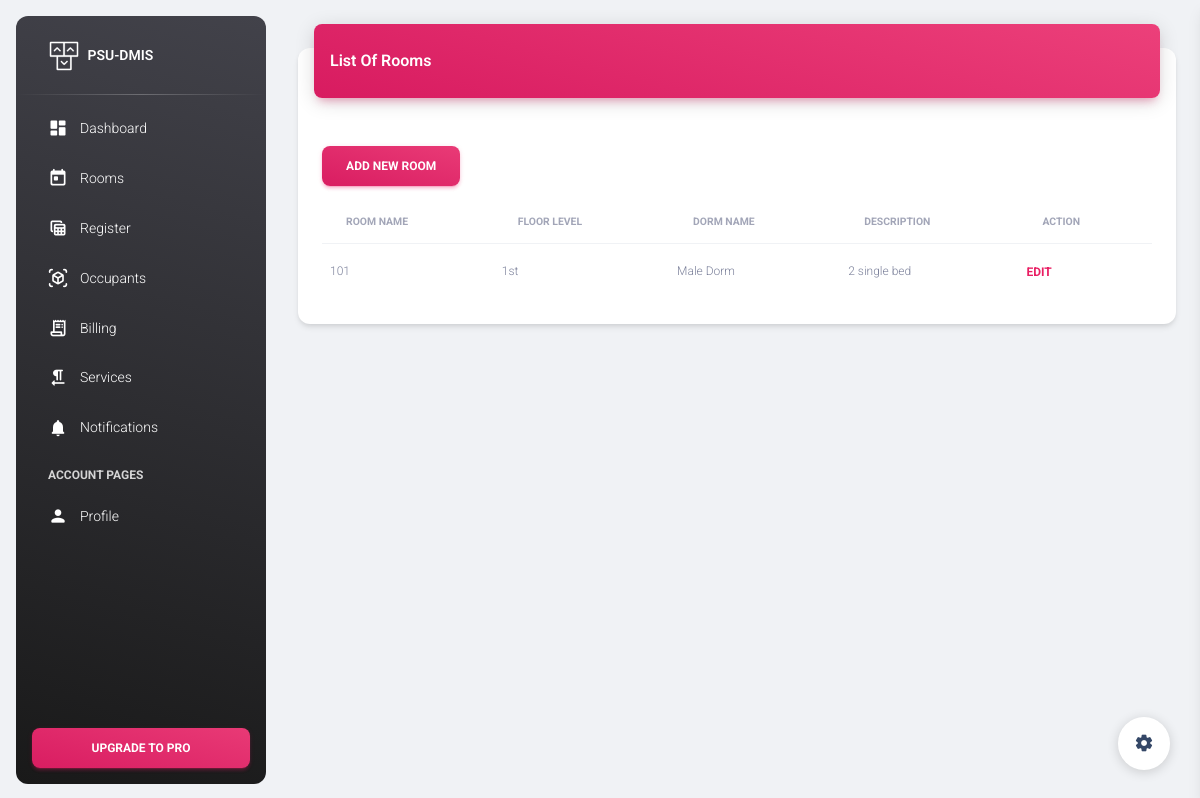
The page /room_list on the database as committed earlier.
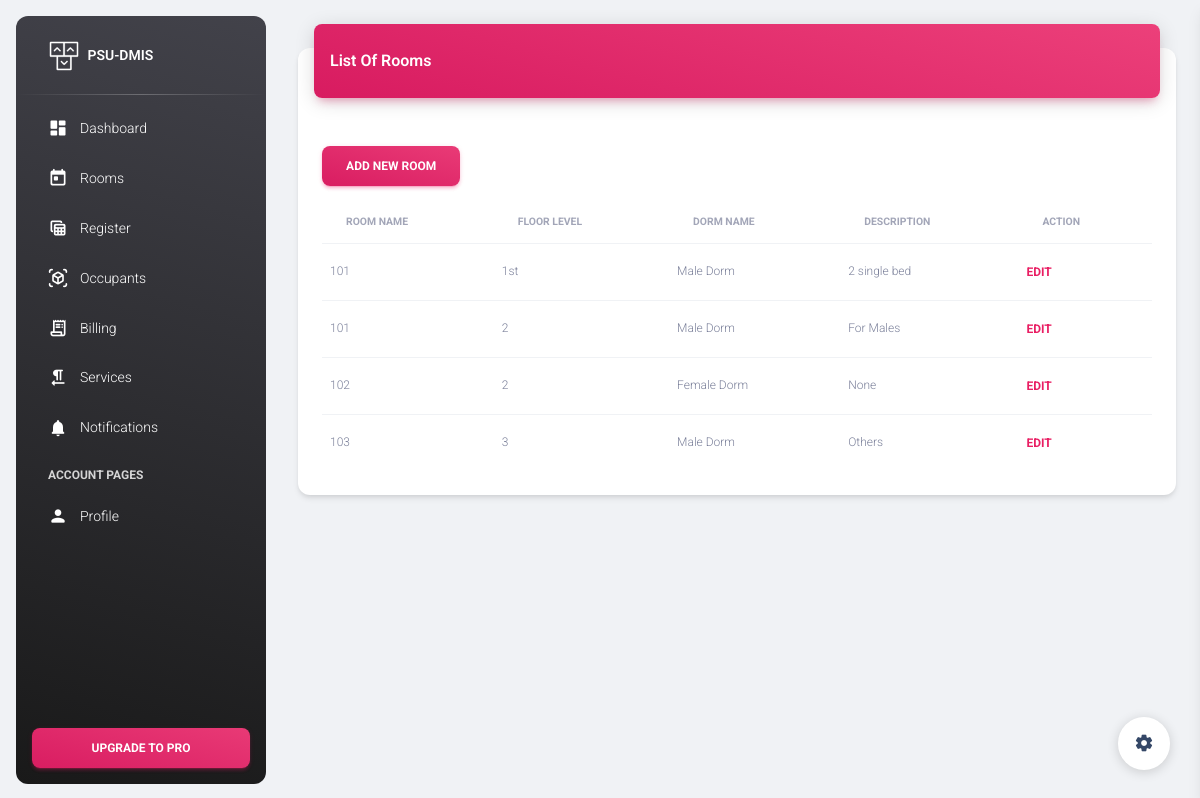
The same page on the database as committed later.
### dormitory/models.py (models this page shows, shortened)
class BaseModel(models.Model):
    created_at = models.DateTimeField(
        auto_now_add=True, db_index=True)
    updated_at = models.DateTimeField(auto_now=True)
    class Meta:
        abstract = True

class Room(BaseModel):
    DORMNAME_CHOICES = (('Male Dorm','Male Dorm'), ('Female Dorm','Female Dorm'))
    room_name = models.CharField(max_length=25)
    floorlvl = models.CharField(max_length=25, verbose_name="Floor Level")
    dorm_name = models.CharField(max_length=25, choices=DORMNAME_CHOICES)
    description = models.TextField(blank=True, null=True)
    class Meta:
        verbose_name_plural = "Rooms"

### landingpage/views.py (the view)
# urls.py: path('room_list', RoomList.as_view(), name='RoomList'),
class RoomList(ListView):
    model = Room
    context_object_name = 'room'
    template_name = 'room_list.html'
    paginated_by = 10
    def get_context_data(self, **kwargs):
        context = super().get_context_data(**kwargs)
        return context
    def get_queryset(self, *args, **kwargs):
        qs = super(RoomList, self).get_queryset(*args, **kwargs)
        qs = qs.order_by("room_name")
        if self.request.GET.get("q") != None:
            query = self.request.GET.get('q')
            qs = qs.order_by("room_name").filter(Q(room_name__icontains=query))
        return qs

### landingpage/templates/room_list.html (shortened to what this page needs)
{% extends "base.html" %}
{% load static %}
{% block content %}
<main class="main-content position-relative max-height-vh-100 h-100 border-radius-lg ">
    <div class="container-fluid py-4">
        <div class="row">
            <div class="col-12">
                <div class="card my-4">
                    <div class="card-header p-0 position-relative mt-n4 mx-3 z-index-2">
                        <div class="bg-gradient-primary shadow-primary border-radius-lg pt-4 pb-3">
                            <h6 class="text-white text-capitalize ps-3">List of Rooms</h6>
                        </div>
                    </div>
                    <div class="card-body">
                        <div class="col-sm-2">
                            <div class="pull-right">
                            <a href="{% url 'RoomAdd' %}" class="btn bg-gradient-primary mt-4 w-100">Add New Room</a>
                        </div>
                        </div>
                        <div class="table-responsive p-0">
                            <table class="table align-items-center mb-0">
                                <thead>
                                    <tr class="headings">
                                        <th class="text-uppercase text-secondary text-xxs font-weight-bolder opacity-7">
                                            Room Name</th>
                                        <th class="text-uppercase text-secondary text-xxs font-weight-bolder opacity-7">
                                            Floor Level</th>
                                        <th class="text-uppercase text-secondary text-xxs font-weight-bolder opacity-7">
                                            Dorm Name</th>
                                        <th class="text-uppercase text-secondary text-xxs font-weight-bolder opacity-7">
                                            Description</th>
                                        <th class="text-uppercase text-secondary text-xxs font-weight-bolder opacity-7">
                                            Action</th>
                                    </tr>
                                </thead>
                                <tbody>
                                    {% for object in object_list %}
                                    <tr>
                                        <td>
                                            <p class="text-xs text-secondary mb-0">{{ object.room_name }}</p>
                                        </td>
                                        <td class="align-middle">
                                            <p class="text-xs text-secondary mb-0">{{ object.floorlvl }}</p>
                                        </td>
                                        <td class="align-middle">
                                            <p class="text-xs text-secondary mb-0">{{ object.dorm_name }}</p>
                                        </td>
                                        <td class="align-middle">
                                            <p class="text-xs text-secondary mb-0">{{ object.description }}</p>
                                        </td>
                                        <td>
                                            <a href="room_list/{{ object.id }}"
                                                class="btn btn-link pe-3 ps-0 mb-0 ms-auto w-25 w-md-auto"
                                                data-toggle="tooltip">Edit</a>
                                        </td>
                                    </tr>
                                    {% empty %}
                                    <tr>No objects yet.</tr>
                                    {% endfor %}
                                </tbody>
                            </table>
                        </div>
                    </div>
                </div>
            </div>
        </div>
</main>
{% endblock content%}

### landingpage/templates/base.html (shortened to what this page needs)
{% load static %}
<!DOCTYPE html>
<html lang="en">
<head>
  <link href="{% static 'css/nucleo-icons.css' %}" rel="stylesheet" />
  <link href="{% static 'css/nucleo-svg.css' %}" rel="stylesheet" />
  <link id="pagestyle" href="{% static 'css/material-dashboard.css' %}" rel="stylesheet" />
</head>
<body class="g-sidenav-show  bg-gray-200">
  <aside class="sidenav navbar navbar-vertical navbar-expand-xs border-0 border-radius-xl my-3 fixed-start ms-3   bg-gradient-dark" id="sidenav-main">
    <div class="sidenav-header">
      <a class="navbar-brand m-0" href="{% url 'home' %}" target="_blank">
        <img src="{% static 'img/logo-ct.png' %}" class="navbar-brand-img h-100" alt="main_logo">
        <span class="ms-1 font-weight-bold text-white">PSU-DMIS</span>
      </a>
    </div>
    <hr class="horizontal light mt-0 mb-2">
    <div class="collapse navbar-collapse  w-auto " id="sidenav-collapse-main">
      <ul class="navbar-nav">
        <li class="nav-item">
          <a class="nav-link text-white " href="#">
            <div class="text-white text-center me-2 d-flex align-items-center justify-content-center">
              <i class="material-icons opacity-10">dashboard</i>
            </div>
            <span class="nav-link-text ms-1">Dashboard</span>
          </a>
        </li>
        <li class="nav-item">
            <a class="nav-link text-white " href="{% url 'RoomList' %}">
              <div class="text-white text-center me-2 d-flex align-items-center justify-content-center">
                <i class="material-icons opacity-10">today</i>
              </div>
              <span class="nav-link-text ms-1">Rooms</span>
            </a>
          </li>
        <li class="nav-item">
          <a class="nav-link text-white " href="#">
            <div class="text-white text-center me-2 d-flex align-items-center justify-content-center">
              <i class="material-icons opacity-10">table_view</i>
            </div>
            <span class="nav-link-text ms-1">Register</span>
          </a>
        </li>
        <li class="nav-item">
          <a class="nav-link text-white " href="#">
            <div class="text-white text-center me-2 d-flex align-items-center justify-content-center">
              <i class="material-icons opacity-10">view_in_ar</i>
            </div>
            <span class="nav-link-text ms-1">Occupants</span>
          </a>
        </li>
        <li class="nav-item">
          <a class="nav-link text-white " href="#">
            <div class="text-white text-center me-2 d-flex align-items-center justify-content-center">
              <i class="material-icons opacity-10">receipt_long</i>
            </div>
            <span class="nav-link-text ms-1">Billing</span>
          </a>
        </li>
        <li class="nav-item">
          <a class="nav-link text-white " href="#">
            <div class="text-white text-center me-2 d-flex align-items-center justify-content-center">
              <i class="material-icons opacity-10">format_textdirection_r_to_l</i>
            </div>
            <span class="nav-link-text ms-1">Services</span>
          </a>
        </li>
        <li class="nav-item">
          <a class="nav-link text-white " href="#">
            <div class="text-white text-center me-2 d-flex align-items-center justify-content-center">
              <i class="material-icons opacity-10">notifications</i>
            </div>
            <span class="nav-link-text ms-1">Notifications</span>
          </a>
        </li>
        <li class="nav-item mt-3">
          <h6 class="ps-4 ms-2 text-uppercase text-xs text-white font-weight-bolder opacity-8">Account pages</h6>
        </li>
        <li class="nav-item">
          <a class="nav-link text-white " href="../pages/profile.html">
            <div class="text-white text-center me-2 d-flex align-items-center justify-content-center">
              <i class="material-icons opacity-10">person</i>
            </div>
            <span class="nav-link-text ms-1">Profile</span>
          </a>
        </li>
      </ul>
    </div>
    <div class="sidenav-footer position-absolute w-100 bottom-0 ">
      <div class="mx-3">
        <a class="btn bg-gradient-primary mt-4 w-100" href="https://www.creative-tim.com/product/material-dashboard-pro?ref=sidebarfree" type="button">Upgrade to pro</a>
      </div>
    </div>
  </aside>
  {% block content %}
  {% endblock content %}
  <div class="fixed-plugin">
    <a class="fixed-plugin-button text-dark position-fixed px-3 py-2">
      <i class="material-icons py-2">settings</i>
    </a>
  </div>
</body>
</html>

Rows that differ between the two databases and show on the page:
added Room: room_name "101", floorlvl "2", dorm_name "Male Dorm", description "For Males"
added Room: room_name "102", floorlvl "2", dorm_name "Female Dorm", description "None"
added Room: room_name "103", floorlvl "3", dorm_name "Male Dorm", description "Others"
